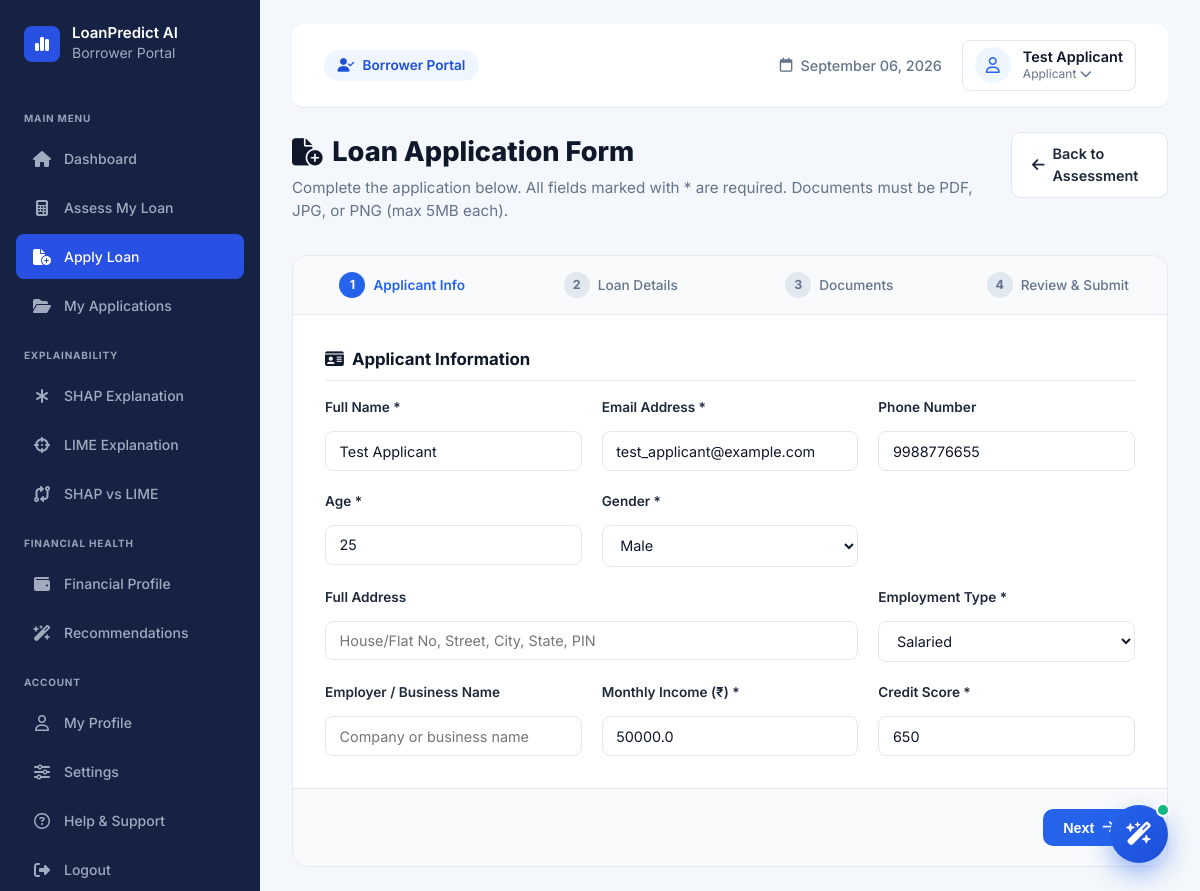
Screenshot of /user/apply (signed in) with the database file from the repository.
### tables this page shows
CREATE TABLE users (
            id INTEGER PRIMARY KEY AUTOINCREMENT,
            name TEXT NOT NULL,
            email TEXT NOT NULL UNIQUE,
            password_hash TEXT NOT NULL,
            role TEXT NOT NULL CHECK(role IN ('user', 'admin')),
            phone TEXT DEFAULT '',
            avatar_url TEXT DEFAULT '',
            age INTEGER DEFAULT 32,
            gender TEXT DEFAULT 'Male',
            marital_status TEXT DEFAULT 'Married',
            number_of_dependents INTEGER DEFAULT 2,
            employment_type TEXT DEFAULT 'Salaried',
            employment_experience INTEGER DEFAULT 4,
            monthly_income REAL DEFAULT 48000.0,
            annual_income REAL DEFAULT 576000.0,
            credit_score INTEGER DEFAULT 580,
            existing_loans INTEGER DEFAULT 2,
            created_at TIMESTAMP DEFAULT CURRENT_TIMESTAMP,
            updated_at TIMESTAMP DEFAULT CURRENT_TIMESTAMP
        , monthly_expenses REAL DEFAULT 0, existing_emi REAL DEFAULT 0, assets_value REAL DEFAULT 0, liabilities_value REAL DEFAULT 0, address TEXT DEFAULT "", pan_number TEXT DEFAULT "", phone_verified INTEGER DEFAULT 0, is_active INTEGER DEFAULT 1);

### app.py (the view, shortened to what this page needs)
@app.route('/user/apply', methods=['GET', 'POST'])
@login_required
@user_required
def user_apply_loan():
    user_id = g.current_user['id']
    user = g.current_user
    prefill = {
        'loan_type': request.args.get('type', 'Personal'),
        'loan_amount': request.args.get('amount', 300000),
        'loan_term': request.args.get('term', 36),
        'loan_purpose': request.args.get('purpose', 'Personal'),
        'assessment_id': request.args.get('assessment_id', '')
    }
    return render_template('user/user_apply.html', user=user, prefill=prefill)

### templates/user/user_apply.html (shortened to what this page needs)
{% extends 'user/user_base.html' %}
{% block content %}
<div class="user-page-header">
    <div class="header-info">
        <h1><i class="fa-solid fa-file-circle-plus"></i> Loan Application Form</h1>
        <p>Complete the application below. All fields marked with * are required. Documents must be PDF, JPG, or PNG (max 5MB each).</p>
    </div>
    <div class="header-action">
        <a href="{{ url_for('user_assess') }}" class="btn-outline">
            <i class="fa-solid fa-arrow-left"></i> Back to Assessment
        </a>
    </div>
</div>
<form method="POST" action="{{ url_for('user_apply_loan') }}" enctype="multipart/form-data" id="applicationForm">
<div class="application-wizard">
    <div class="wizard-progress">
        <div class="wizard-step-indicator active" id="step1Ind">
            <span class="step-num">1</span> Applicant Info
        </div>
        <div class="wizard-step-indicator" id="step2Ind">
            <span class="step-num">2</span> Loan Details
        </div>
        <div class="wizard-step-indicator" id="step3Ind">
            <span class="step-num">3</span> Documents
        </div>
        <div class="wizard-step-indicator" id="step4Ind">
            <span class="step-num">4</span> Review & Submit
        </div>
    </div>
    <div class="wizard-body">
        <div class="wizard-section active" id="wizardStep1">
            <div class="form-section-title">
                <i class="fa-solid fa-id-card"></i> Applicant Information
            </div>
            <div class="form-grid">
                <div class="form-group">
                    <label for="full_name">Full Name *</label>
                    <input type="text" name="full_name" id="full_name" value="{{ user.name if user else '' }}" required>
                </div>
                <div class="form-group">
                    <label for="email">Email Address *</label>
                    <input type="email" name="email" id="email" value="{{ user.email if user else '' }}" required>
                </div>
                <div class="form-group">
                    <label for="phone">Phone Number</label>
                    <input type="tel" name="phone" id="phone" value="{{ user.phone if user and user.phone else '' }}" placeholder="+91 XXXXX XXXXX">
                </div>
                <div class="form-group">
                    <label for="apply_age">Age *</label>
                    <input type="number" name="age" id="apply_age" value="{{ user.age if user and user.age else 30 }}" min="18" max="100" required>
                </div>
                <div class="form-group">
                    <label for="apply_gender">Gender *</label>
                    <select name="gender" id="apply_gender" required>
                        <option value="Male" {% if user and user.gender == 'Male' %}selected{% endif %}>Male</option>
                    </select>
                </div>
                <div class="form-group" style="grid-column: span 2;">
                    <label for="address">Full Address</label>
                    <input type="text" name="address" id="address" value="{{ user.address if user and user.address else '' }}" placeholder="House/Flat No, Street, City, State, PIN">
                </div>
                <div class="form-group">
                    <label for="apply_employment_type">Employment Type *</label>
                    <select name="employment_type" id="apply_employment_type" required>
                        <option value="Salaried" {% if user and user.employment_type == 'Salaried' %}selected{% endif %}>Salaried</option>
                    </select>
                </div>
                <div class="form-group">
                    <label for="employer_name">Employer / Business Name</label>
                    <input type="text" name="employer_name" id="employer_name" placeholder="Company or business name">
                </div>
                <div class="form-group">
                    <label for="apply_monthly_income">Monthly Income (₹) *</label>
                    <input type="number" name="monthly_income" id="apply_monthly_income" value="{{ user.monthly_income if user and user.monthly_income else 50000 }}" min="5000" step="1000" required>
                </div>
                <div class="form-group">
                    <label for="apply_credit_score">Credit Score *</label>
                    <input type="number" name="credit_score" id="apply_credit_score" value="{{ user.credit_score if user and user.credit_score else 700 }}" min="300" max="850" required>
                </div>
            </div>
        </div>
    </div>
    <div class="wizard-nav">
        <button type="button" class="btn-primary" id="wizardNext">
            Next <i class="fa-solid fa-arrow-right"></i>
        </button>
    </div>
</div>
</form>
{% endblock %}

### templates/user/user_base.html (shortened to what this page needs)
<!DOCTYPE html>
<html lang="en">
<head>
    <link rel="stylesheet" href="https://cdnjs.cloudflare.com/ajax/libs/font-awesome/6.5.1/css/all.min.css">
    <link rel="stylesheet" href="{{ url_for('static', filename='css/style.css') }}">
    <link rel="stylesheet" href="{{ url_for('static', filename='css/user_dashboard.css') }}">
</head>
<body>
    <div class="app-container">
        <aside class="sidebar" id="sidebar">
            <div class="sidebar-header">
                <div class="logo-icon">
                    <i class="fa-solid fa-chart-simple"></i>
                </div>
                <div class="logo-text">
                    <h2>LoanPredict AI</h2>
                    <span class="subtext">Borrower Portal</span>
                </div>
            </div>
            <nav class="sidebar-nav">
                <div class="nav-section-label">MAIN MENU</div>
                <a href="{{ url_for('user_dashboard') }}" class="nav-item {% if request.endpoint == 'user_dashboard' %}active{% endif %}">
                    <i class="fa-solid fa-house"></i>
                    <span>Dashboard</span>
                </a>
                <a href="{{ url_for('user_assess') }}" class="nav-item {% if request.endpoint == 'user_assess' %}active{% endif %}">
                    <i class="fa-solid fa-calculator"></i>
                    <span>Assess My Loan</span>
                </a>
                <a href="{{ url_for('user_apply_loan') }}" class="nav-item {% if request.endpoint == 'user_apply_loan' %}active{% endif %}">
                    <i class="fa-solid fa-file-circle-plus"></i>
                    <span>Apply Loan</span>
                </a>
                <a href="{{ url_for('user_applications') }}" class="nav-item {% if request.endpoint in ['user_applications', 'user_application_detail'] %}active{% endif %}">
                    <i class="fa-solid fa-folder-open"></i>
                    <span>My Applications</span>
                </a>
                <div class="nav-section-label">EXPLAINABILITY</div>
                <a href="{{ url_for('user_shap_page') }}" class="nav-item {% if request.endpoint == 'user_shap_page' %}active{% endif %}">
                    <i class="fa-solid fa-asterisk"></i>
                    <span>SHAP Explanation</span>
                </a>
                <a href="{{ url_for('user_lime_page') }}" class="nav-item {% if request.endpoint == 'user_lime_page' %}active{% endif %}">
                    <i class="fa-solid fa-crosshairs"></i>
                    <span>LIME Explanation</span>
                </a>
                <a href="{{ url_for('user_comparison_page') }}" class="nav-item {% if request.endpoint == 'user_comparison_page' %}active{% endif %}">
                    <i class="fa-solid fa-code-compare"></i>
                    <span>SHAP vs LIME</span>
                </a>
                <div class="nav-section-label">FINANCIAL HEALTH</div>
                <a href="{{ url_for('user_financial_profile') }}" class="nav-item {% if request.endpoint == 'user_financial_profile' %}active{% endif %}">
                    <i class="fa-solid fa-wallet"></i>
                    <span>Financial Profile</span>
                </a>
                <a href="{{ url_for('user_recommendations') }}" class="nav-item {% if request.endpoint == 'user_recommendations' %}active{% endif %}">
                    <i class="fa-solid fa-wand-magic-sparkles"></i>
                    <span>Recommendations</span>
                </a>
                <div class="nav-section-label">ACCOUNT</div>
                <a href="{{ url_for('user_profile') }}" class="nav-item {% if request.endpoint == 'user_profile' %}active{% endif %}">
                    <i class="fa-regular fa-user"></i>
                    <span>My Profile</span>
                </a>
                <a href="{{ url_for('user_settings') }}" class="nav-item {% if request.endpoint == 'user_settings' %}active{% endif %}">
                    <i class="fa-solid fa-sliders"></i>
                    <span>Settings</span>
                </a>
                <a href="{{ url_for('user_support') }}" class="nav-item {% if request.endpoint == 'user_support' %}active{% endif %}">
                    <i class="fa-regular fa-circle-question"></i>
                    <span>Help & Support</span>
                </a>
                <a href="{{ url_for('logout') }}" class="nav-item">
                    <i class="fa-solid fa-right-from-bracket"></i>
                    <span>Logout</span>
                </a>
            </nav>
        </aside>
        <main class="main-content" id="mainContent">
            <header class="user-topbar">
                <div class="topbar-left">
                    <span class="portal-badge"><i class="fa-solid fa-user-check"></i> Borrower Portal</span>
                </div>
                <div class="topbar-right">
                    <div class="date-badge">
                        <i class="fa-regular fa-calendar"></i>
                        <span>{{ now }}</span>
                    </div>
                    <div class="user-profile-dropdown" id="userPortalDropdown">
                        <div class="user-profile" id="userPortalProfileTrigger" tabindex="0">
                            <div class="avatar bg-blue"><i class="fa-regular fa-user"></i></div>
                            <div class="user-info">
                                <span class="user-name">{{ current_user.name if current_user else 'Borrower' }}</span>
                                <span class="user-role">Applicant <i class="fa-solid fa-chevron-down"></i></span>
                            </div>
                        </div>
                    </div>
                </div>
            </header>
            {% block content %}
            {% endblock %}
        </main>
    </div>
    <button type="button" class="ai-chat-launcher" id="aiChatLauncher" aria-label="Open AI Loan Assistant">
        <i class="fa-solid fa-wand-magic-sparkles" id="aiChatIcon"></i>
        <span class="chat-launcher-badge"></span>
    </button>
</body>
</html>

### rows the page displays
users: name "Test Applicant", full_name "Test Applicant", email "test_applicant@example.com", phone "9988776655", age "25", gender "Male", employment_type "Salaried", monthly_income "50000.0", credit_score "650"

### other values shown
{{ now }} "September 06, 2026"
